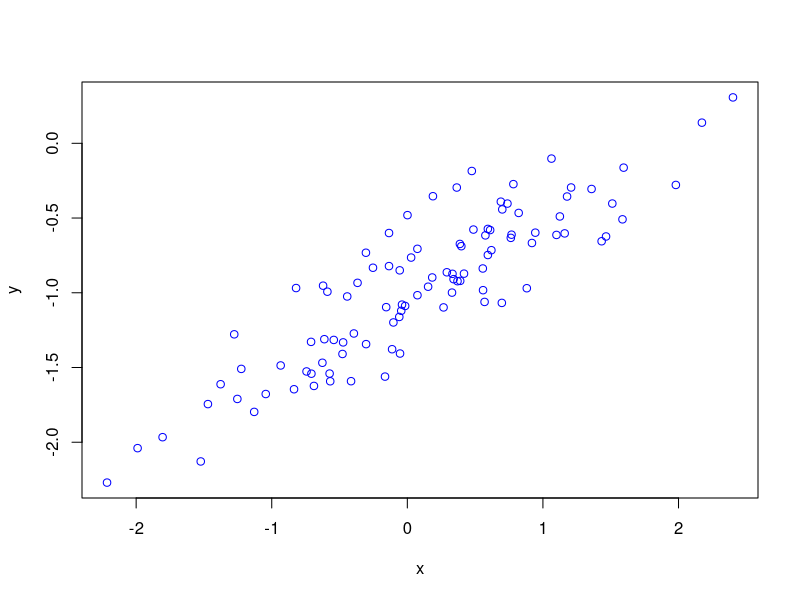
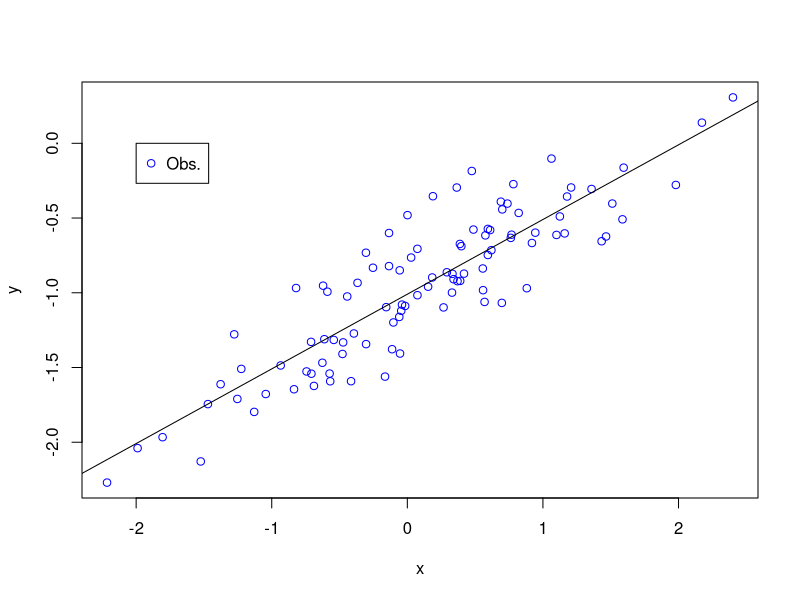
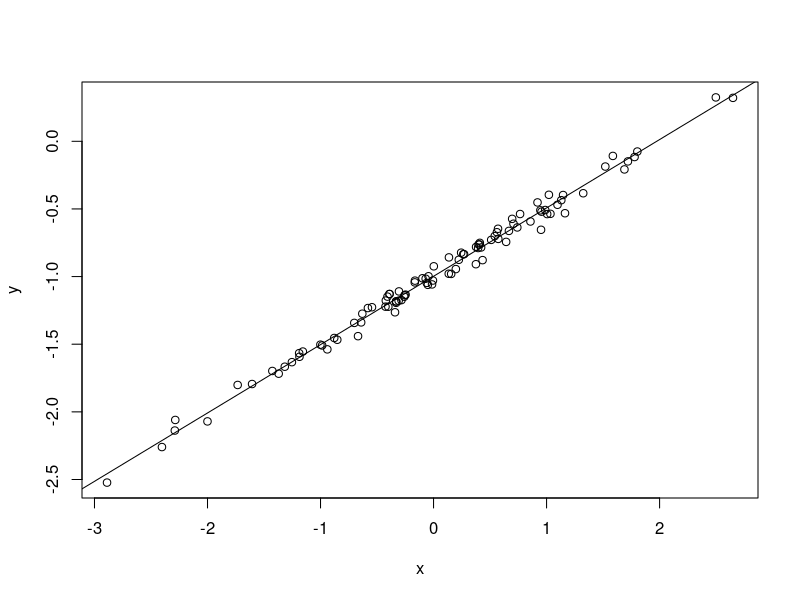
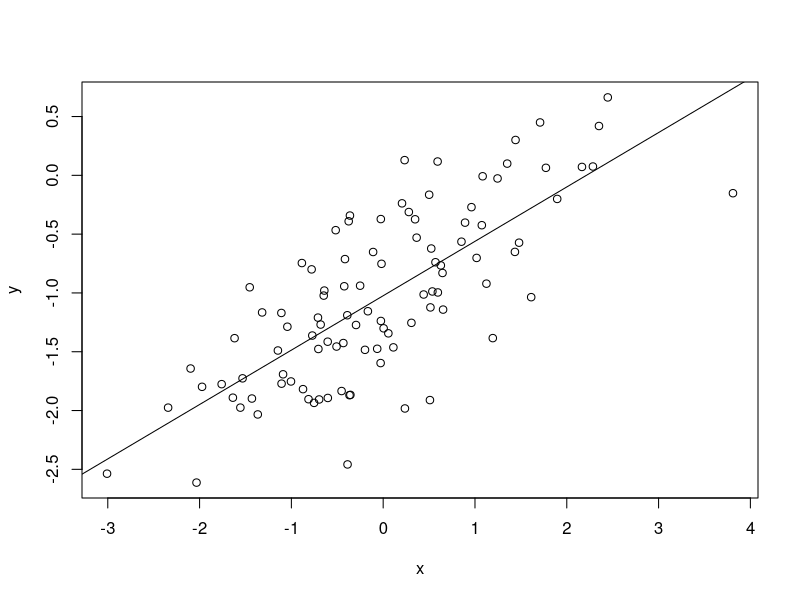

Recreate these plots in R, in order.
## ---- chunk 1
knitr::opts_chunk$set(echo = TRUE)
## ---- chunk 2
set.seed(1)
x <- rnorm(100,0,1)
eps <- rnorm(100,0,0.25)
## ---- chunk 3
y <- -1 + (0.5 * x) + eps
## ---- chunk 4
par(mfrow=c(1,1))
plot(x, y, col="blue")
## ---- chunk 5
ols <- lm(y~x)
summary(ols)
## ---- chunk 6
plot(x, y, col="blue")
abline(lm(y~x))
legend(-2, 0,
       legend=c("Obs."),
       col=c("blue"),
       pch = 1)
## ---- chunk 7
poly <- lm(y~x+I(x^2))
summary(poly)
## ---- chunk 8
x <- rnorm(100,0,1)
eps <- rnorm(100,0,0.05)
y <- -1 + (0.5 * x) + eps
plot(x,y)
clean.ols <- lm(y~x)
summary(clean.ols)
abline(clean.ols)
## ---- chunk 9
x <- rnorm(100,0,1)
eps <- rnorm(100,0,0.5)
y <- -1 + (0.5 * x) + eps
plot(x,y)
noisy.ols <- lm(y~x)
summary(noisy.ols)
abline(noisy.ols)
